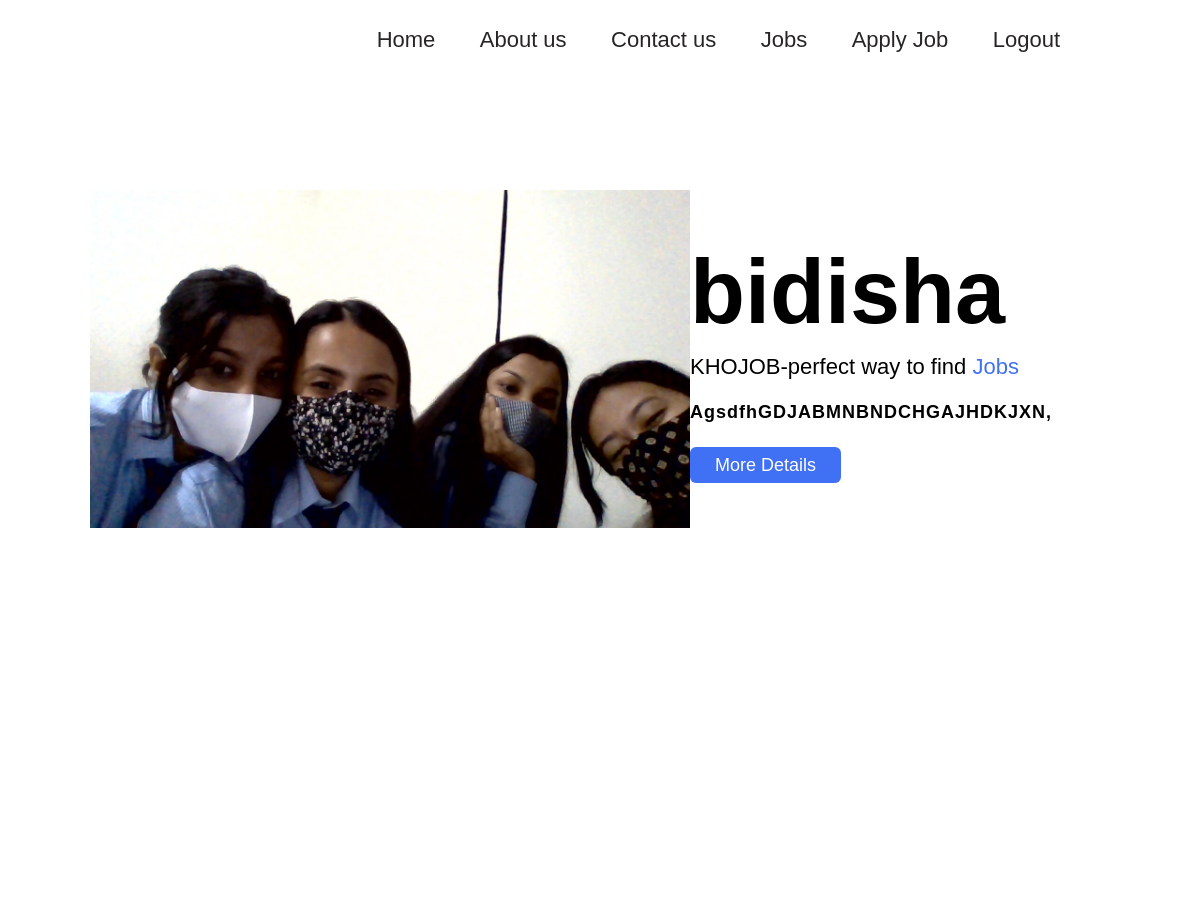
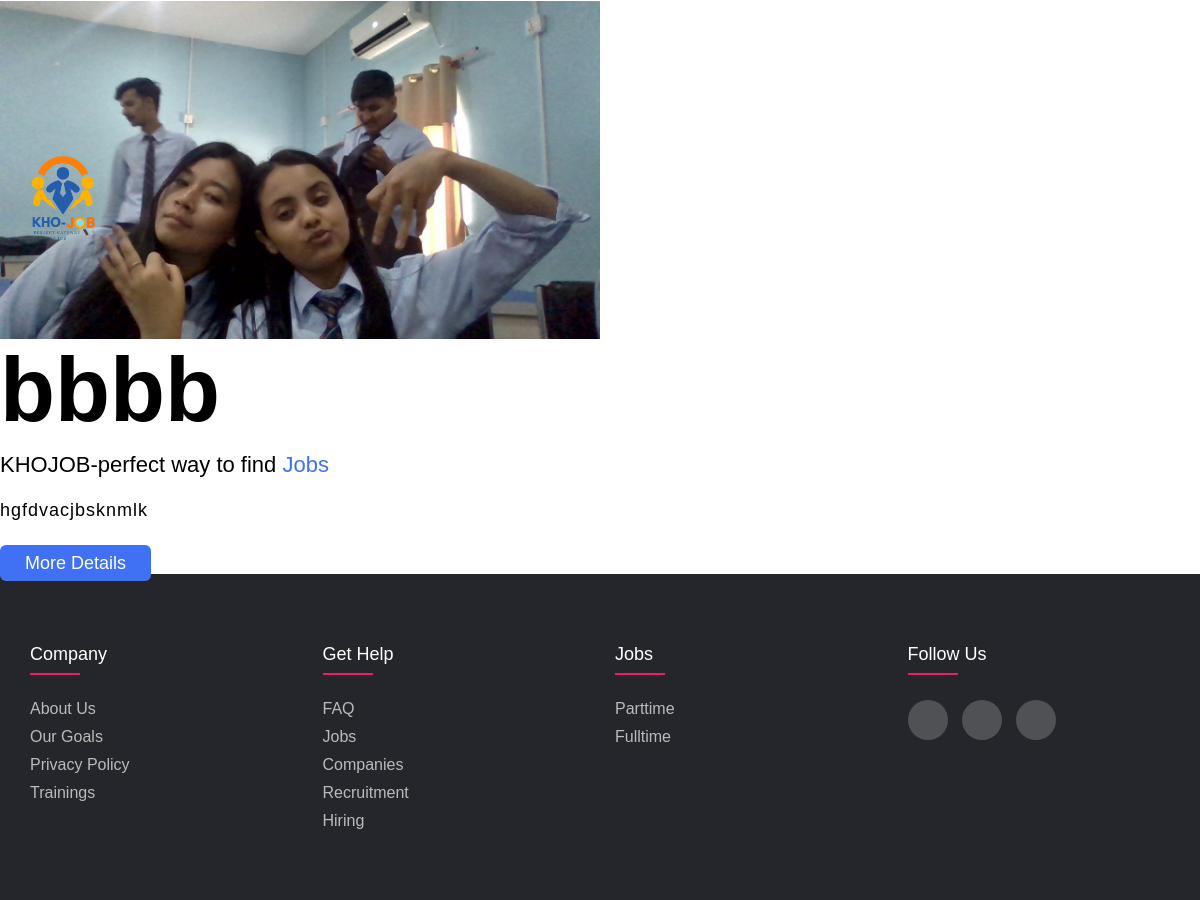
/newsdetails/, run on an earlier commit of the app's database (2 pictures, top to bottom).
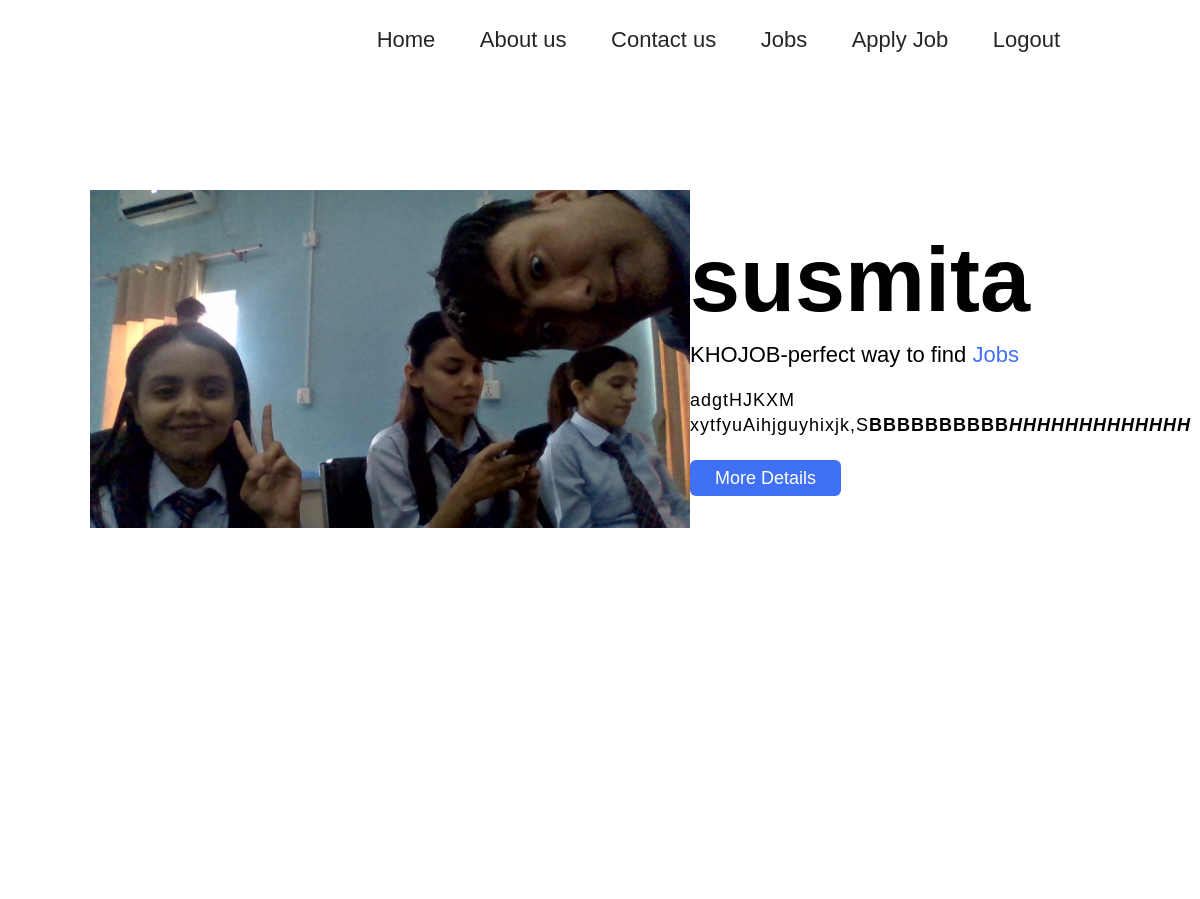
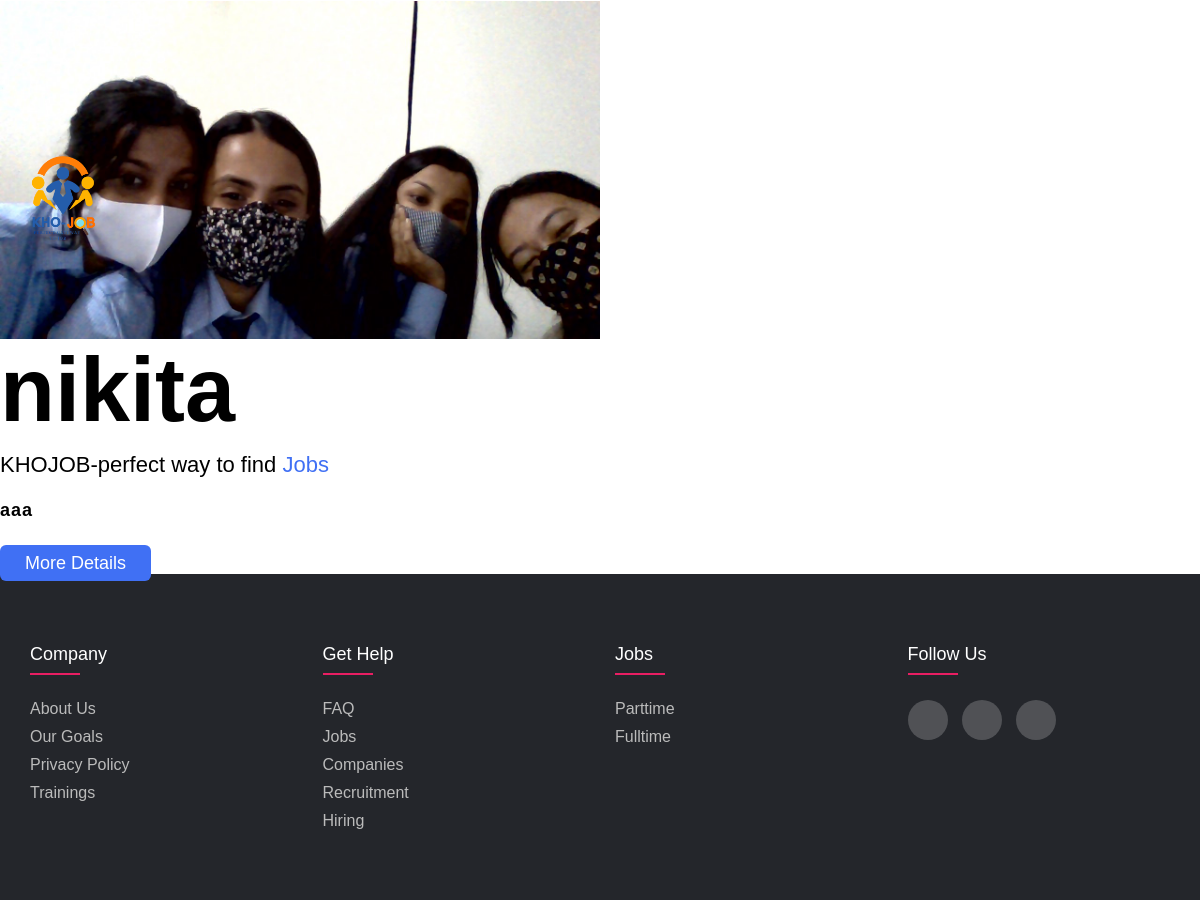
And on a later commit of the database (2 pictures, top to bottom).
### news/models.py (models this page shows)
class News(models.Model):
    news_title=models.CharField(max_length=50)
    news_desc=HTMLField()
    news_images=models.FileField(upload_to="news/",max_length=250,null=True,default=None)
    news_slug=AutoSlugField(populate_from='news_title', unique=True,null=True,default=None)

### mediquick/views.py (the view)
# urls.py: path('newsdetails/',views.newsdetails)
def newsdetails(request):
    newsdetails=News.objects.all()
    dat={
        'newsdetails':newsdetails
    }
    return render(request,"news.html",dat)

### templates/news.html
<!DOCTYPE>
<html lang="en">
<head>
<link rel="stylesheet" href="/static/about.css">
 </head>
<body>
<header>
    <div class="logo">
      <img src="/static/imgg/KHO-JOBT.png" class="khojob">
</div>
    <nav>
      <ul>
        <li class="{% if request.path == '/' %} active{% endif %}"><a  href="{% url 'home' %}">Home</a> </li>
      <li class="{% if request.path == '/aboutus/' %} active{% endif %}"><a  href="{% url 'about' %}">About us</a> </li>
        <li><a  href="">Contact us</a> </li>
        <li><a href="Jobuser.php">Jobs</a></li>
        <li><a  href="apply.php">Apply Job</a> </li>
        <li><a href="index.php">Logout</a></li>
          </ul>
      </nav>
</header>
<section class="about-us">
    <div class="about">
      {%for newsdetails in newsdetails %}
      {% if newsdetails.news_images != Null %}
      <img src="/media/{{newsdetails.news_images}}" class="pic"/>
      {%endif%}
      <div class="text">
        <h2>{{newsdetails.news_title}}</h2>
        <h5>KHOJOB-perfect way to find <span>Jobs</span></h5>
          <p>{{newsdetails.news_desc | safe}}</p>
        <div class="data">
        <a href="#" class="hire">More Details</a>
        </div>
      </div>
    </div>
  </section>
  {%endfor%}
{% include "footer.html"%}
</body>
</html>

What changed in the data, as far as the page shows it:
removed News: news_images (picture), news_title "bidisha", news_desc "AgsdfhGDJABMNBNDCHGAJHDKJXN,"
removed News: news_images (picture), news_title "bbbb", news_desc "hgfdvacjbsknmlk"
added News: news_images (picture), news_title "susmita", news_desc "adgtHJKXM xytfyuAihjguyhixjk,S BBBBBBBBBB HHHHHHHHHHHHH"
added News: news_images (picture), news_title "nikita", news_desc "aaa"
